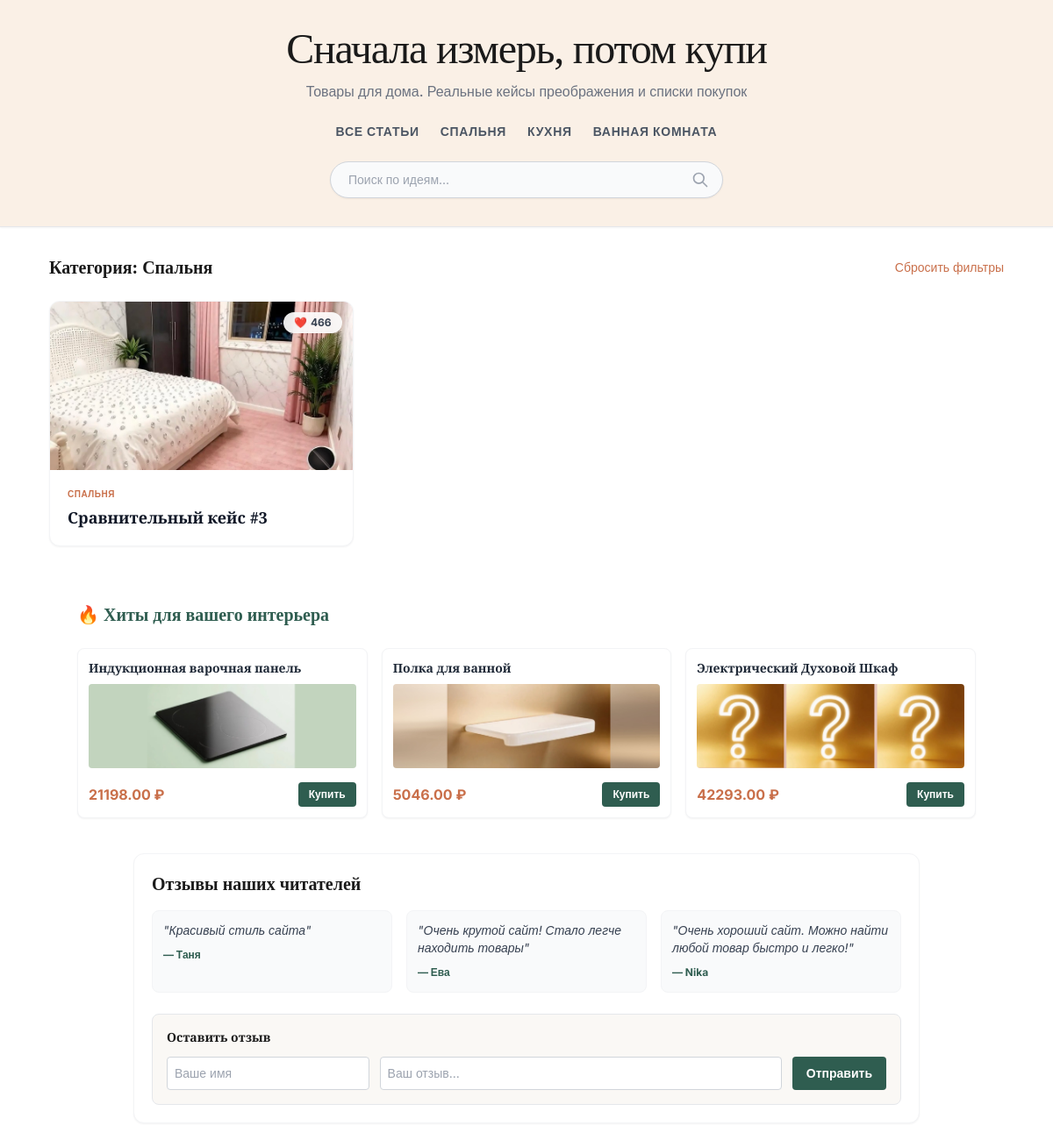
Page /category/bedroom/ on the committed database.
### articles/models.py (models this page shows, shortened)
class Category(models.Model):
    name = models.CharField(max_length=100, verbose_name="Название")
    slug = models.SlugField(unique=True, verbose_name="URL-имя")
    class Meta:
        verbose_name = "Категория"
        verbose_name_plural = "Категории"

class Article(models.Model):
    title = models.CharField(max_length=200)
    text = models.TextField()
    image_before = models.ImageField(upload_to='articles_images/', blank=True, null=True, verbose_name="Фото ДО")
    image_after = models.ImageField(upload_to='articles_images/', blank=True, null=True, verbose_name="Фото ПОСЛЕ")
    category = models.ForeignKey(Category, on_delete=models.SET_NULL, null=True, blank=True, verbose_name="Категория")
    created_at = models.DateTimeField(auto_now_add=True)
    likes = models.IntegerField(default=0, verbose_name="Лайки")
    rating = models.IntegerField(default=0, verbose_name="Рейтинг") # <-- НОВАЯ СТРОКА

class Product(models.Model):
    article = models.ForeignKey(Article, on_delete=models.CASCADE, related_name='products', null=True, blank=True) # добавил null=True, чтобы товар мог существовать без статьи (для главной страницы)
    name = models.CharField(max_length=200, verbose_name="Название товара")
    price = models.DecimalField(max_digits=10, decimal_places=2, verbose_name="Цена (руб)")
    link = models.URLField(max_length=500, verbose_name="Партнёрская ссылка")
    image = models.ImageField(upload_to='product_images/', blank=True, null=True, verbose_name="Фото товара") # <-- НОВАЯ СТРОКА

class Review(models.Model):
    name = models.CharField(max_length=100, verbose_name="Ваше имя")
    text = models.TextField(verbose_name="Текст отзыва")
    created_at = models.DateTimeField(auto_now_add=True, verbose_name="Дата")

### articles/views.py (the view)
# urls.py: 2. Add a URL to urlpatterns:  path('', views.home, name='home')
def home(request, category_slug=None):
    categories = Category.objects.all()
    articles = Article.objects.all().order_by('-created_at')
    reviews = Review.objects.all().order_by('-created_at')[:3]
    top_products = Product.objects.all().order_by('?')[:3]
    query = request.GET.get('q')
    if query:
        articles = articles.filter(
            Q(title__icontains=query) |
            Q(text__icontains=query) |
            Q(category__name__icontains=query)
        )
    current_category = None
    if category_slug:
        current_category = get_object_or_404(Category, slug=category_slug)
        articles = articles.filter(category=current_category)
    if request.method == 'POST':
        name = request.POST.get('name')
        text = request.POST.get('text')
        if name and text:
            Review.objects.create(name=name, text=text)
            return redirect('home')
    return render(request, 'index.html', {
        'articles': articles,
        'categories': categories,
        'reviews': reviews,
        'top_products': top_products,
        'current_category': current_category,
        'query': query,
    })

### articles/templates/index.html (shortened to what this page needs)
{% extends 'base.html' %}
{% block content %}
    <div class="flex items-center justify-between mb-6">
        <h2 class="text-xl font-bold font-serif">
            {% if query %}
                Результаты поиска: "{{ query }}"
            {% elif current_category %}
                Категория: {{ current_category.name }}
            {% else %}
                Популярные статьи
            {% endif %}
        </h2>
        {% if query or current_category %}
            <a href="{% url 'home' %}" class="text-sm text-[#C96F4A] hover:underline">Сбросить фильтры</a>
        {% endif %}
    </div>
    <div class="grid grid-cols-1 md:grid-cols-2 lg:grid-cols-3 gap-6">
        {% for article in articles %}
            <div class="bg-white rounded-xl overflow-hidden shadow-sm hover:shadow-lg transition duration-300 border border-gray-100 flex flex-col">
                <a href="{% url 'article_detail' article.pk %}" class="block relative h-48 bg-gray-100">
                    {% if article.image_after %}
                        <img src="{{ article.image_after.url }}" alt="{{ article.title }}" class="w-full h-full object-cover">
                    {% else %}
                        <div class="flex items-center justify-center w-full h-full text-gray-400 text-sm">Нет фото</div>
                    {% endif %}
                    <div class="absolute top-3 right-3 bg-white/90 backdrop-blur px-3 py-1 rounded-full text-xs font-bold flex items-center gap-1 shadow-sm">
                        <button onclick="likeArticle({{ article.pk }}, this)" class="flex items-center gap-1 text-gray-700 hover:text-red-500 transition">
                            ❤️ <span id="likes-count-{{ article.pk }}">{{ article.likes }}</span>
                        </button>
                    </div>
                </a>
                <div class="p-5 flex flex-col flex-grow">
                    {% if article.category %}
                        <span class="text-[10px] font-bold text-[#C96F4A] uppercase tracking-wider mb-2">{{ article.category.name }}</span>
                    {% endif %}
                    <a href="{% url 'article_detail' article.pk %}" class="block flex-grow">
                        <h3 class="font-bold text-lg leading-tight text-gray-900 hover:text-[#C96F4A] transition">{{ article.title }}</h3>
                    </a>
                </div>
            </div>
        {% empty %}
            <div class="col-span-full text-center py-10 bg-white rounded-xl border border-gray-100">
                <p class="text-gray-500">По вашему запросу ничего не найдено. <a href="{% url 'home' %}" class="text-[#C96F4A] hover:underline">Вернуться на главную</a>.</p>
            </div>
        {% endfor %}
    </div>
    {% if top_products %}
    <div class="mt-16 mb-8 max-w-5xl mx-auto">
        <h2 class="text-xl font-bold mb-6 text-[#2F5D50] font-serif">🔥 Хиты для вашего интерьера</h2>
        <div class="grid grid-cols-1 md:grid-cols-3 gap-4">
            {% for product in top_products %}
            <div class="bg-white rounded-lg shadow-sm border border-gray-100 p-3 flex flex-col justify-between hover:shadow-md transition">
                <div>
                    <h3 class="font-bold text-gray-800 text-sm mb-2">{{ product.name }}</h3>
                    <div class="h-24 bg-gray-50 rounded mb-3 overflow-hidden flex items-center justify-center">
                        {% if product.image %}
                            <img src="{{ product.image.url }}" alt="{{ product.name }}" class="w-full h-full object-cover">
                        {% else %}
                            <span class="text-gray-400 text-xs">Фото</span>
                        {% endif %}
                    </div>
                </div>
                <div class="flex items-center justify-between mt-1">
                    <span class="text-[#C96F4A] font-bold text-base">{{ product.price }} ₽</span>
                    <a href="{{ product.link }}" target="_blank" rel="nofollow" class="bg-[#2F5D50] text-white px-3 py-1.5 rounded text-xs font-bold hover:bg-black transition">
                        Купить
                    </a>
                </div>
            </div>
            {% endfor %}
        </div>
    </div>
    {% endif %}
    <div class="mt-10 bg-white rounded-xl p-5 shadow-sm border border-gray-100 max-w-4xl mx-auto">
        <h2 class="text-xl font-bold mb-4 font-serif">Отзывы наших читателей</h2>
        <div class="grid grid-cols-1 md:grid-cols-3 gap-4 mb-6">
            {% for review in reviews %}
            <div class="bg-gray-50 p-3 rounded-lg border border-gray-100">
                <p class="text-sm text-gray-700 italic mb-1">"{{ review.text }}"</p>
                <span class="text-xs font-bold text-[#2F5D50]">— {{ review.name }}</span>
            </div>
            {% empty %}
            <p class="text-sm text-gray-500">Пока нет отзывов. Будьте первыми!</p>
            {% endfor %}
        </div>
        <form method="POST" class="bg-[#FAF8F5] p-4 rounded-lg border border-gray-200">
            <h3 class="font-bold text-sm mb-3">Оставить отзыв</h3>
            <div class="flex flex-col md:flex-row gap-3">
                <input type="text" name="name" placeholder="Ваше имя" required class="w-full md:w-1/3 p-2 text-sm rounded border border-gray-300 focus:outline-none focus:border-[#C96F4A]">
                <input type="text" name="text" placeholder="Ваш отзыв..." required class="w-full md:w-2/3 p-2 text-sm rounded border border-gray-300 focus:outline-none focus:border-[#C96F4A]">
                <button type="submit" class="bg-[#2F5D50] text-white px-4 py-2 text-sm rounded font-bold hover:bg-black transition whitespace-nowrap">Отправить</button>
            </div>
        </form>
    </div>
{% endblock %}

### articles/templates/base.html (shortened to what this page needs)
{% load static %}
<!DOCTYPE html>
<html lang="ru">
<head>
    <script src="https://cdn.tailwindcss.com?plugins=typography"></script>
</head>
<body class="bg-white text-[#1A1A1A] antialiased" style="font-family: 'Inter', sans-serif;">
    <header class="bg-[#FAF0E6] border-b border-gray-200 py-8 px-4 shadow-sm">
        <div class="max-w-6xl mx-auto text-center">
            <a href="{% url 'home' %}" class="inline-block">
                <h1 class="text-3xl md:text-5xl font-serif tracking-tight mb-3 hover:text-[#C96F4A] transition">Сначала измерь, потом купи</h1>
            </a>
            <p class="text-gray-500 text-sm md:text-base mb-6 font-medium">Товары для дома. Реальные кейсы преображения и списки покупок</p>
            <nav class="flex flex-wrap justify-center gap-x-6 gap-y-2 text-xs md:text-sm font-semibold uppercase tracking-wider text-gray-600 mb-6">
                <a href="{% url 'home' %}" class="hover:text-[#C96F4A] transition">Все статьи</a>
                {% for category in categories %}
                    <a href="{% url 'category_list' category.slug %}" class="hover:text-[#C96F4A] transition">{{ category.name }}</a>
                {% endfor %}
            </nav>
            <div class="max-w-md mx-auto">
                <form method="GET" action="{% url 'home' %}" class="relative flex items-center">
                    <input type="text" name="q" value="{{ query|default:'' }}" placeholder="Поиск по идеям..."
                           class="w-full pl-5 pr-12 py-2.5 rounded-full border border-gray-300 focus:outline-none focus:border-[#C96F4A] text-sm text-gray-700 bg-gray-50 focus:bg-white shadow-sm transition">
                    <button type="submit" class="absolute right-4 text-gray-400 hover:text-[#C96F4A] transition">
                        <svg xmlns="http://www.w3.org/2000/svg" class="h-5 w-5" fill="none" viewBox="0 0 24 24" stroke="currentColor">
                            <path stroke-linecap="round" stroke-linejoin="round" stroke-width="2" d="M21 21l-6-6m2-5a7 7 0 11-14 0 7 7 0 0114 0z" />
                        </svg>
                    </button>
                </form>
            </div>
        </div>
    </header>
    <main class="max-w-6xl mx-auto p-4 md:p-8 min-h-screen">
        {% block content %}
        {% endblock %}
    </main>
</body>
</html>

### articles/templates/base.html (style rules this page uses)
h1, h2, h3, h4, .font-serif { font-family: 'Prata', serif; }

### rows in the picture
Category: name "СПАЛЬНЯ", name "Спальня"
Category: name "КУХНЯ"
Category: name "ВАННАЯ КОМНАТА"
Article: image_after (picture), likes "466", category.name "СПАЛЬНЯ", title "Сравнительный кейс #3"
Product: name "Индукционная варочная панель", image (picture), price "21198.00"
Product: name "Полка для ванной", image (picture), price "5046.00"
Product: name "Электрический Духовой Шкаф", image (picture), price "42293.00"
Review: text "Красивый стиль сайта", name "Таня"
Review: text "Очень крутой сайт! Стало легче находить товары", name "Ева"
Review: text "Очень хороший сайт. Можно найти любой товар быстро и легко!", name "Nika"
